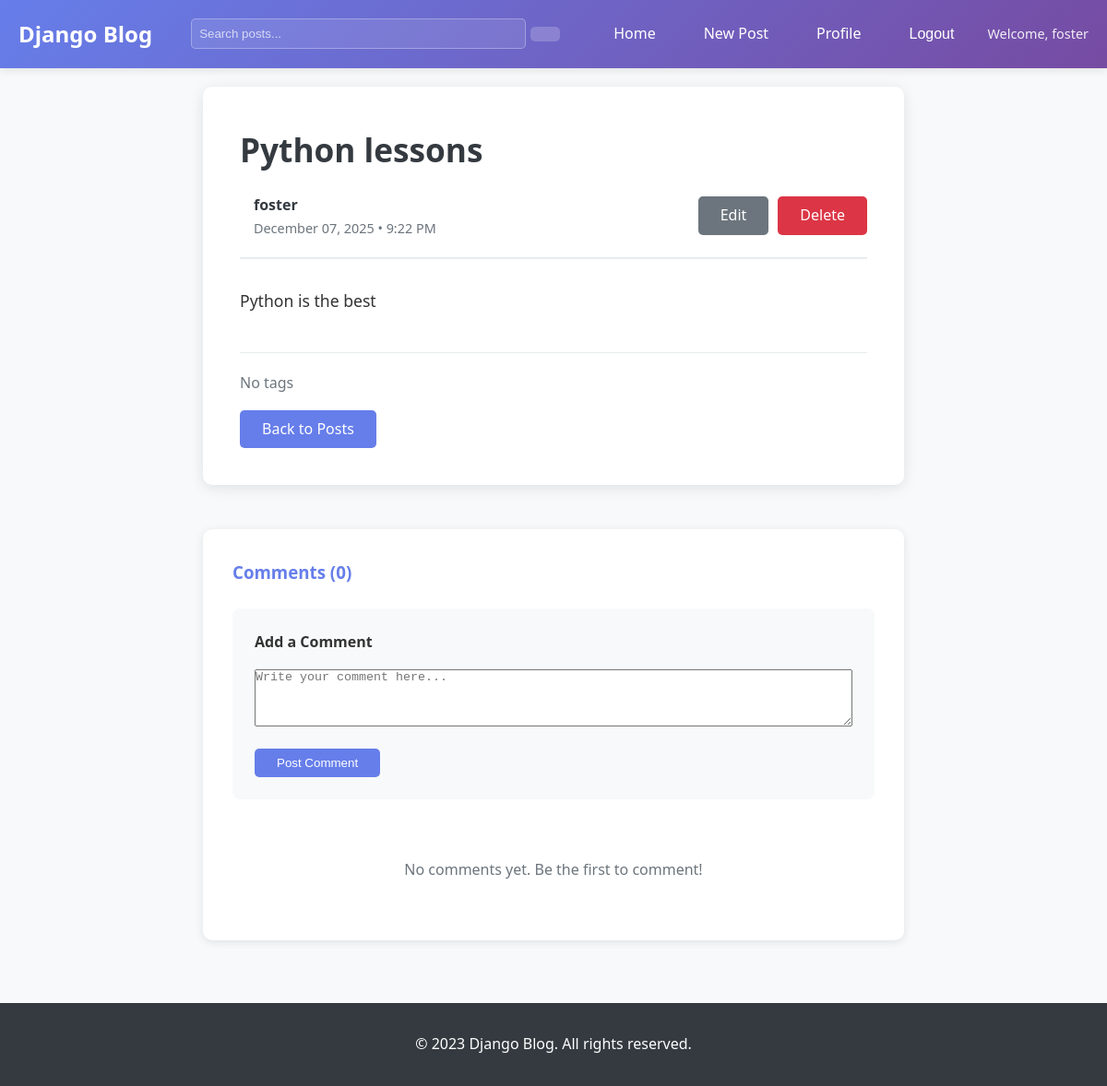
The app's page /post/1/ (signed in) with its own data.
### blog/models.py (models this page shows, shortened)
class Post(models.Model):
    title = models.CharField(max_length=200)
    content = models.TextField()
    published_date = models.DateTimeField(default=timezone.now)
    author = models.ForeignKey(User, on_delete=models.CASCADE)
    updated_date = models.DateTimeField(auto_now=True)
    tags = models.ManyToManyField('Tag', related_name='posts', blank=True)
    taggit_tags = TaggableManager(blank=True, related_name='tagged_posts')  # django-taggit integration
    class Meta:
        ordering = ['-published_date']

### blog/views.py (the view)
# urls.py: path('post/<int:pk>/', views.PostDetailView.as_view(), name='post_detail'),
class PostDetailView(DetailView):
    model = Post
    template_name = 'blog/post_detail.html'
    context_object_name = 'post'
    def get_context_data(self, **kwargs):
        context = super().get_context_data(**kwargs)
        context['comments'] = self.object.comments.all()
        context['comment_form'] = CommentForm()
        return context

### blog/forms.py (shortened to what this page needs)
class CommentForm(forms.ModelForm):
    class Meta:
        model = Comment
        fields = ['content']
        widgets = {
            'content': forms.Textarea(attrs={
                'class': 'form-control',
                'placeholder': 'Write your comment here...',
                'rows': 4
            }),
        }
        labels = {
            'content': 'Comment'
        }

### blog/templates/blog/post_detail.html (shortened to what this page needs)
{% extends 'blog/base.html' %}
{% block content %}
<div class="post-detail-container">
  <article class="post-detail">
    <div class="post-header">
      <h1 class="post-title">{{ post.title }}</h1>
      <div class="post-meta-detail">
        <div class="author-info">
          <div class="author-details">
            <strong>{{ post.author.username }}</strong>
            <span class="post-date"
              >{{ post.published_date|date:"F d, Y • g:i A" }}</span
            >
          </div>
        </div>
        {% if user == post.author %}
        <div class="post-actions-detail">
          <a href="{% url 'post_edit' pk=post.pk %}" class="btn btn-secondary">
             Edit
          </a>
          <a href="{% url 'post_delete' pk=post.pk %}" class="btn btn-danger">
             Delete
          </a>
        </div>
        {% endif %}
      </div>
    </div>
    <div class="post-content">{{ post.content|linebreaks }}</div>
    <div class="post-footer">
      <div class="post-tags">
        {% if post.tags.all %}
          {% for tag in post.tags.all %}
          <a href="{% url 'posts_by_tag' tag.name %}" class="tag">
            <i class="fas fa-tag"></i> {{ tag.name }}
          </a>
          {% endfor %}
        {% else %}
          <span class="text-muted">No tags</span>
        {% endif %}
      </div>
      <div class="navigation-buttons">
        <a href="{% url 'post_list' %}" class="btn">
           Back to Posts
        </a>
      </div>
    </div>
  </article>
  <div class="comments-section">
    <h3> Comments ({{ comments.count }})</h3>
    {% if user.is_authenticated %}
    <div class="comment-form-container">
      <h4>Add a Comment</h4>
      <form method="post" action="{% url 'add_comment' post.pk %}">
        {{ comment_form.content }}
        <button type="submit" class="btn btn-primary">
           Post Comment
        </button>
      </form>
    </div>
    {% else %}
    <p class="login-prompt">
      <a href="{% url 'login' %}">Login</a> to leave a comment.
    </p>
    {% endif %}
    <div class="comments-list">
      {% for comment in comments %}
      <div class="comment">
        <div class="comment-header">
          <div class="comment-author">
            <i class="fas fa-user-circle"></i>
            <strong>{{ comment.author.username }}</strong>
          </div>
          <div class="comment-meta">
            <span class="comment-date">{{ comment.created_at|date:"F d, Y • g:i A" }}</span>
            {% if comment.created_at != comment.updated_at %}
            <span class="comment-edited">(edited)</span>
            {% endif %}
          </div>
        </div>
        <div class="comment-content">{{ comment.content|linebreaks }}</div>
        {% if user == comment.author %}
        <div class="comment-actions">
          <a href="{% url 'comment_edit' comment.pk %}" class="btn-link">
            <i class="fas fa-edit"></i> Edit
          </a>
          <a href="{% url 'comment_delete' comment.pk %}" class="btn-link text-danger">
            <i class="fas fa-trash"></i> Delete
          </a>
        </div>
        {% endif %}
      </div>
      {% empty %}
      <p class="no-comments">No comments yet. Be the first to comment!</p>
      {% endfor %}
    </div>
  </div>
</div>
{% endblock %}

### blog/templates/blog/base.html (shortened to what this page needs)
<!DOCTYPE html>
<html lang="en">
  <head>
    {% load static %}
    <link rel="stylesheet" href="{% static 'blog/css/style.css' %}" />
  </head>
  <body>
    <header>
      <nav class="navbar">
        <div class="container">
          <a href="{% url 'post_list' %}" class="logo">Django Blog</a>
          <form action="{% url 'search_posts' %}" method="get" class="search-form">
            <input
              type="text"
              name="q"
              placeholder="Search posts..."
              class="search-input"
              value="{{ request.GET.q }}"
            />
            <button type="submit" class="search-btn">
            </button>
          </form>
          <div class="nav-links">
            <a href="{% url 'post_list' %}">Home</a>
            {% if user.is_authenticated %}
            <a href="{% url 'post_create' %}">New Post</a>
            <a href="{% url 'profile' %}">Profile</a>
            <form action="{% url 'logout' %}" method="post" class="logout-form">
              <button type="submit" class="btn-link">Logout</button>
            </form>
            <span class="welcome">Welcome, {{ user.username }}</span>
            {% else %}
            <a href="{% url 'login' %}">Login</a>
            <a href="{% url 'register' %}">Register</a>
            {% endif %}
          </div>
        </div>
      </nav>
    </header>
    <main class="container">
       {% block content %} {% endblock %}
    </main>
    <footer>
      <div class="container">
        <p>&copy; 2023 Django Blog. All rights reserved.</p>
      </div>
    </footer>
  </body>
</html>

### blog/static/blog/css/style.css (style rules this page uses)
* { margin: 0; padding: 0; box-sizing: border-box; }
body { font-family: 'Segoe UI', Tahoma, Geneva, Verdana, sans-serif; line-height: 1.6; color: #333; background-color: #f8f9fa; }
.container { max-width: 1200px; margin: 0 auto; padding: 0 20px; }
.navbar { background: linear-gradient(135deg, #667eea 0%, #764ba2 100%); color: white; padding: 1rem 0; box-shadow: 0 2px 10px rgba(0, 0, 0, 0.1); }
.navbar .container { display: flex; justify-content: space-between; align-items: center; }
.logo { font-size: 1.5rem; font-weight: bold; color: white; text-decoration: none; }
.nav-links { display: flex; gap: 20px; align-items: center; }
.nav-links a { color: white; text-decoration: none; padding: 0.5rem 1rem; border-radius: 5px; transition: background-color 0.3s; }
.logout-form { display: inline; }
.btn-link { background: none; border: none; color: white; cursor: pointer; padding: 0.5rem 1rem; font-size: 1rem; }
.welcome { font-size: 0.9rem; opacity: 0.9; }
main { min-height: calc(100vh - 200px); padding: 2rem 0; }
footer { background: #343a40; color: white; text-align: center; padding: 2rem 0; margin-top: 3rem; }
.btn { display: inline-block; padding: 0.5rem 1.5rem; background: #667eea; color: white; text-decoration: none; border-radius: 5px; border: none; cursor: pointer; transition: background-color 0.3s; }
.btn-primary { background: #667eea; }
.btn-secondary { background: #6c757d; }
.btn-danger { background: #dc3545; }
.post-title { margin: 0 0 10px 0; font-size: 1.4rem; }
.post-detail-container { max-width: 800px; margin: 0 auto; padding: 20px; }
.post-detail { background: white; border-radius: 10px; box-shadow: 0 3px 15px rgba(0, 0, 0, 0.1); padding: 40px; }
.post-header { margin-bottom: 30px; padding-bottom: 20px; border-bottom: 2px solid #e9ecef; }
.post-title { font-size: 2.2rem; margin-bottom: 20px; color: #343a40; }
.post-meta-detail { display: flex; justify-content: space-between; align-items: center; flex-wrap: wrap; gap: 20px; }
.author-info { display: flex; align-items: center; gap: 15px; }
.author-details { display: flex; flex-direction: column; }
.author-details strong { color: #343a40; }
.post-date, .updated-date { font-size: 0.9rem; color: #6c757d; }
.post-actions-detail { display: flex; gap: 10px; }
.post-content { font-size: 1.1rem; line-height: 1.8; margin-bottom: 40px; }
.post-content p { margin-bottom: 1.5rem; }
.post-footer { padding-top: 20px; border-top: 1px solid #e9ecef; }
.post-tags { display: flex; gap: 10px; margin-bottom: 20px; }
.navigation-buttons { display: flex; gap: 10px; flex-wrap: wrap; }
.text-muted { color: #6c757d !important; }
.search-form { display: flex; align-items: center; gap: 5px; flex: 1; max-width: 400px; margin: 0 20px; }
.search-input { flex: 1; padding: 0.5rem; border: 1px solid rgba(255, 255, 255, 0.3); border-radius: 5px; background: rgba(255, 255, 255, 0.1); color: white; }
.search-input::placeholder { color: rgba(255, 255, 255, 0.7); }
.search-btn { padding: 0.5rem 1rem; background: rgba(255, 255, 255, 0.2); border: none; border-radius: 5px; color: white; cursor: pointer; }
.comments-section { margin-top: 3rem; padding: 2rem; background: white; border-radius: 10px; box-shadow: 0 2px 10px rgba(0, 0, 0, 0.1); }
.comments-section h3 { margin-bottom: 1.5rem; color: #667eea; }
.comment-form-container { margin-bottom: 2rem; padding: 1.5rem; background: #f8f9fa; border-radius: 8px; }
.comment-form-container h4 { margin-bottom: 1rem; }
.comment-form-container textarea { width: 100%; margin-bottom: 1rem; }
.comments-list { margin-top: 2rem; }
.no-comments { text-align: center; color: #6c757d; padding: 2rem; }
.post-tags { display: flex; flex-wrap: wrap; gap: 0.5rem; margin-bottom: 1rem; }

### records on screen
Post: title "Python lessons", author.username "foster", published_date "December 07, 2025 • 9:22 PM", content "Python is the best", count "0"

### other values on screen
{{ user.username }} "foster"
